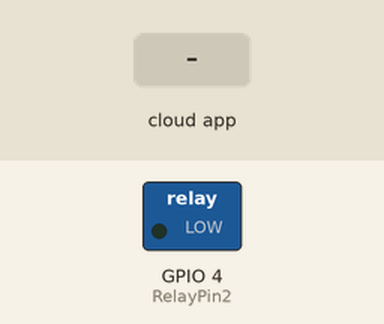
Simulated run of this sketch. Board: ESP8266 (NodeMCU). On the bench: switched loads named in the sketch (green lamp = pin HIGH). Inputs (shaded band) come from the test bench. WiFi joins after 1.5 s; servers stay silent unless stated; what the sketch prints to the serial monitor is not drawn.

Above: at 2.7 s.
2.8 s: the phone or cloud app sets Blue.bulb to 255
At 4.0 s:
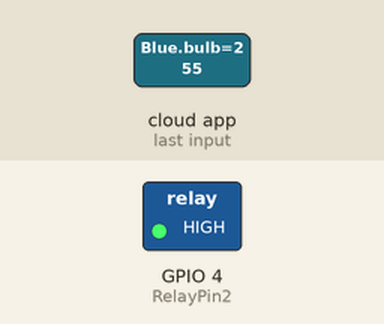
4.3 s: the phone or cloud app sets Blue.bulb to 0
At 5.3 s:
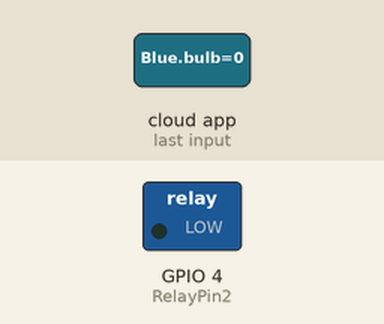
Timing chart, 0 to 7.3 s (numbered marks = the images above; inputs shaded):
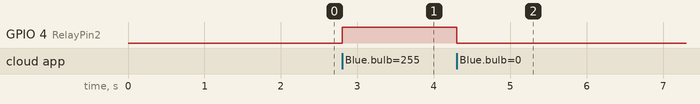

The sketch:

Code_Alexa_Control_Relay_Local_WiFi.ino
```cpp
/**********************************************************************************
 *  TITLE: Alexa control 5 channel Relay Module using NodeMCU or ESP32
 *  Click on the following links to learn more.
 *  YouTube Video: https://youtu.be/tIFEtHVLexw
 *  Related Blog : https://easyelectronicsproject.com/esp32-projects/
 *  by Subhajit (Tech StudyCell)
 *
 *  Download the libraries:
 *  https://github.com/Aircoookie/Espalexa
 *
 *  Preferences--> Aditional boards Manager URLs :
 *  https://dl.espressif.com/dl/package_esp32_index.json, http://arduino.esp8266.com/stable/package_esp8266com_index.json
 *
 *  Download Board:
 *  For ESP8266 NodeMCU (2.5.1): https://github.com/esp8266/Arduino
 *  For ESP32                  : https://github.com/espressif/arduino-esp32
 **********************************************************************************/

#ifdef ARDUINO_ARCH_ESP32
#include <WiFi.h>
#else
#include <ESP8266WiFi.h>
#endif
#include <Espalexa.h>
// define the GPIO connected with Relays

//#define RelayPin1 5  //D1
#define RelayPin2 4  //D2
//#define RelayPin3 13 //D7
//#define RelayPin4 14 //D5
//#define RelayPin5 12 //D6

// prototypes
boolean connectWifi();

//callback functions
//void firstLightChanged(uint8_t brightness);
void secondLightChanged(uint8_t brightness);
//void thirdLightChanged(uint8_t brightness);
//void fourthLightChanged(uint8_t brightness);
//void fifthLightChanged(uint8_t brightness);

// WiFi Credentials
const char* ssid = "IOT";
const char* password = "cecurity";

// device names
//String Device_1_Name = "Room light";
String Device_2_Name = "Blue bulb";
//String Device_3_Name = "Yellow bulb";
//String Device_4_Name = "Red bulb";
//String Device_5_Name = "CFL bulb";

boolean wifiConnected = false;

Espalexa espalexa;

void setup()
{
  Serial.begin(115200);

//  pinMode(RelayPin1, OUTPUT);
  pinMode(RelayPin2, OUTPUT);
//  pinMode(RelayPin3, OUTPUT);
//  pinMode(RelayPin4, OUTPUT);
//  pinMode(RelayPin5, OUTPUT);

  // Initialise wifi connection
  wifiConnected = connectWifi();

  if (wifiConnected)
  {
    // Define your devices here.
//    espalexa.addDevice(Device_1_Name, firstLightChanged); //simplest definition, default state off
    espalexa.addDevice(Device_2_Name, secondLightChanged);
//    espalexa.addDevice(Device_3_Name, thirdLightChanged);
//    espalexa.addDevice(Device_4_Name, fourthLightChanged);
//    espalexa.addDevice(Device_5_Name, fifthLightChanged);

    espalexa.begin();
  }
  else
  {
    while (1)
    {
      Serial.println("Cannot connect to WiFi. Please check data and reset the ESP.");
      delay(2500);
    }
  }
}

void loop()
{
  espalexa.loop();
  delay(1);
}

//our callback functions
//void firstLightChanged(uint8_t brightness)
//{
//  //Control the device
//  if (brightness == 255)
//    {
//      digitalWrite(RelayPin1, HIGH);
//      Serial.println("Device1 ON");
//    }
//  else
//  {
//    digitalWrite(RelayPin1, LOW);
//    Serial.println("Device1 OFF");
//  }
//}

void secondLightChanged(uint8_t brightness)
{
  //Control the device
  if (brightness == 255)
    {
      digitalWrite(RelayPin2, HIGH);
      Serial.println("Device2 ON");
    }
  else
  {
    digitalWrite(RelayPin2, LOW);
    Serial.println("Device2 OFF");
  }
}

//void thirdLightChanged(uint8_t brightness)
//{
//  //Control the device
//  if (brightness == 255)
//    {
//      digitalWrite(RelayPin3, HIGH);
//      Serial.println("Device3 ON");
//    }
//  else
//  {
//    digitalWrite(RelayPin3, LOW);
//    Serial.println("Device3 OFF");
//  }
//}

//void fourthLightChanged(uint8_t brightness)
//{
//  //Control the device
//  if (brightness == 255)
//    {
//      digitalWrite(RelayPin4, HIGH);
//      Serial.println("Device4 ON");
//    }
//  else
//  {
//    digitalWrite(RelayPin4, LOW);
//    Serial.println("Device4 OFF");
//  }
//}
//
//void fifthLightChanged(uint8_t brightness)
//{
//  //Control the device
//  if (brightness == 255)
//    {
//      digitalWrite(RelayPin5, HIGH);
//      Serial.println("Device5 ON");
//    }
//  else
//  {
//    digitalWrite(RelayPin5, LOW);
//    Serial.println("Device5 OFF");
//  }
//}

// connect to wifi – returns true if successful or false if not
boolean connectWifi()
{
  boolean state = true;
  int i = 0;

  WiFi.mode(WIFI_STA);
  WiFi.begin(ssid, password);
  Serial.println("");
  Serial.println("Connecting to WiFi");

  // Wait for connection
  Serial.print("Connecting...");
  while (WiFi.status() != WL_CONNECTED) {
    delay(500);
    Serial.print(".");
    if (i > 20) {
      state = false; break;
    }
    i++;
  }
  Serial.println("");
  if (state) {
    Serial.print("Connected to ");
    Serial.println(ssid);
    Serial.print("IP address: ");
    Serial.println(WiFi.localIP());
  }
  else {
    Serial.println("Connection failed.");
  }
  return state;
}
```

Measured:
- after the input at 2.8 s, GPIO 4 (RelayPin2): LOW → HIGH at once
- after the input at 4.3 s, GPIO 4 (RelayPin2): HIGH → LOW at once
